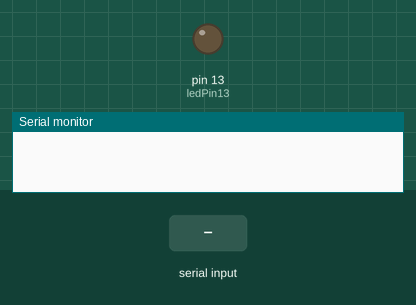
The sketch below on a simulated Arduino Uno, built with avr-gcc and run on an emulated ATmega328P. Shown: output pins drawn as LEDs (lit = HIGH), the last lines printed to the serial monitor. The test bench sets the inputs (shaded band).

Above: at 1.2 s.
1.3 s: "3" received over Serial
At 1.9 s:
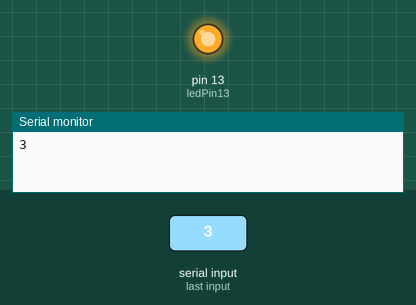
2.8 s: "2" received over Serial
At 4.2 s:
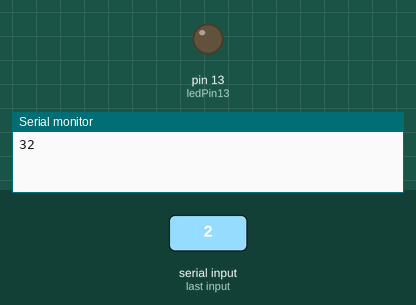
Timing chart, 0 to 5.8 s (numbered marks = the images above; inputs shaded):
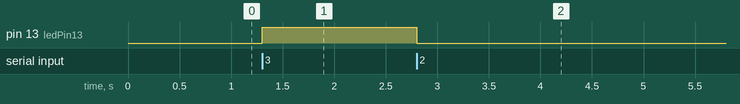

Measured:
- after the input at 1.3 s, pin 13 (ledPin13): LOW → HIGH at once
- after the input at 2.8 s, pin 13 (ledPin13): HIGH → LOW at once

The sketch:

prueba_led_bt.ino
```cpp
char val;

int ledPin13 = 13;

void setup() {
//Serial.begin(57600); // Aqui establecemos la velocidad
Serial.begin(9600); // Aqui establecemos la velocidad

pinMode(ledPin13, OUTPUT);
}

void loop() {
if( Serial.available() ){
  val = Serial.read();
  Serial.write(val);
  }


if( val == '2' )
{
digitalWrite(ledPin13, LOW);
}

if( val == '3' )
{
digitalWrite(ledPin13, HIGH);
}
}
```
